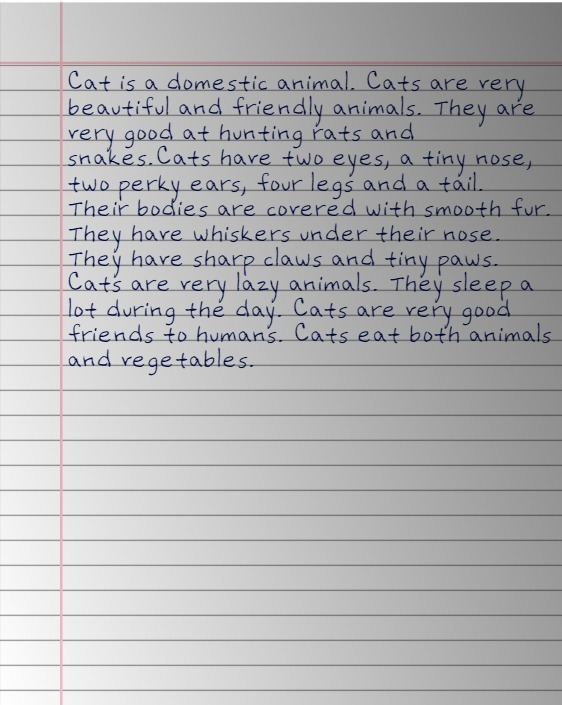
#> input picture ocr/another_sample_text.jpeg, 562 x 705 px
$ python -i pre-processing.py   (imports and definitions only)   (older library calls are emulated)
#> lines starting #> are read from the running program, lines starting #| are printed output that depends on the picture; after the words box and inside, x2 and y2 are one past the last pixel; in counts of white or black regions, pixels touching at a corner belong together
#> further down, picture is the input picture: shape (705, 562, 3); mean B, G, R 180, 178.5, 178.6
import cv2
from PIL import Image
import tempfile
import numpy as np
import imutils


# [10 lines left out: function set_image_dpi, not called in this run]


def correct_skew(image):
    gray = cv2.cvtColor(image, cv2.COLOR_BGR2GRAY)
    gray = cv2.GaussianBlur(gray, (5, 5), 0)
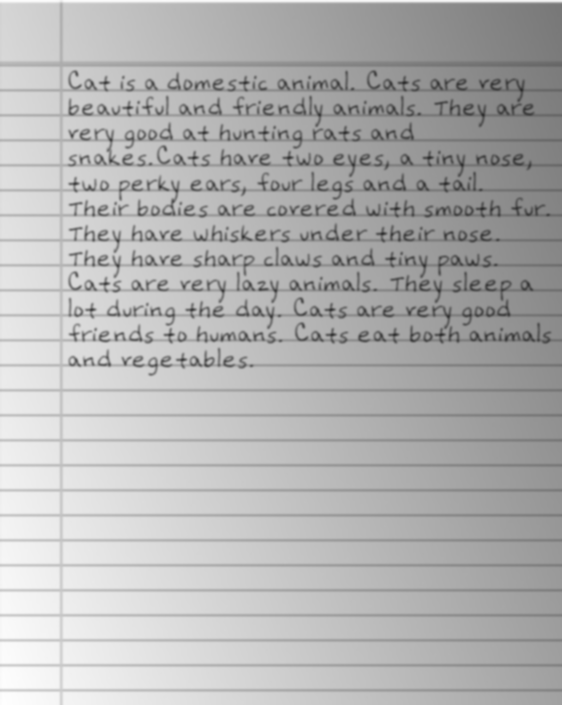
#> gray: shape (705, 562); min 44, max 254, mean 178.7
    edged = cv2.Canny(gray, 10, 50)
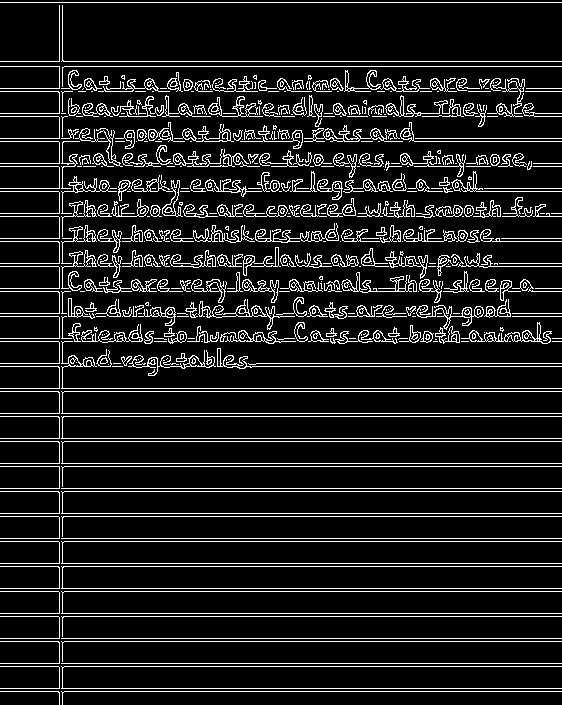
#> edged: shape (705, 562); 11.2% white in thin lines or dots
    cnts = cv2.findContours(edged.copy(), cv2.RETR_LIST, cv2.CHAIN_APPROX_SIMPLE)
#> cnts = 1077 contours, 659 with area under 20; largest, box (x1, y1, x2, y2) and area: (131, 175, 183, 217) 460, (461, 322, 552, 344) 457, (304, 125, 403, 142) 435, (198, 299, 295, 330) 394, (341, 272, 417, 293) 368
    cnts = cnts[0] if imutils.is_cv2() else cnts[1]
    cnts = sorted(cnts, key=cv2.contourArea, reverse=True)[:5]
#> cnts = 5 contours; box (x1, y1, x2, y2) and area: (131, 175, 183, 217) 460, (461, 322, 552, 344) 457, (304, 125, 403, 142) 435, (198, 299, 295, 330) 394, (341, 272, 417, 293) 368
    screenCnt = None
    for c in cnts:
        peri = cv2.arcLength(c, True)
        approx = cv2.approxPolyDP(c, 0.02 * peri, True)
        if len(approx) == 4:
            screenCnt = approx
            break
#> this loop made 5 passes
#> peri on passes 1 to 5: 354.6, 404.2, 483.8, 507.2, 410.2

    cv2.drawContours(image, [screenCnt], -1, (0, 255, 0), 2)

#> (the run stopped early here; a loop or call above may not have finished)
